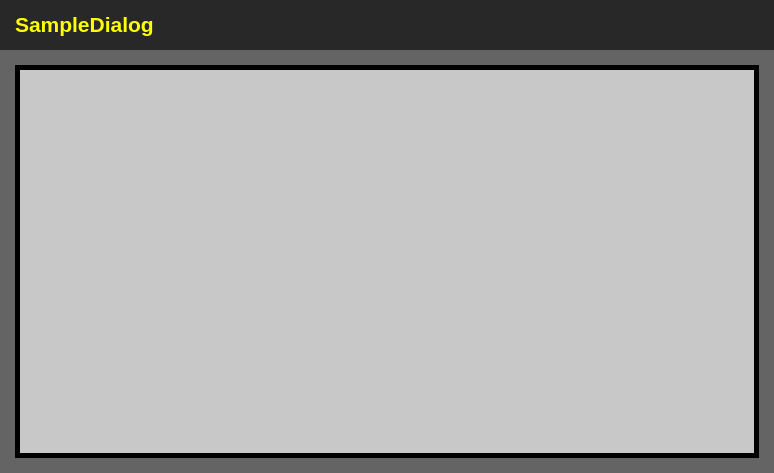
<?xml version="1.0" encoding="UTF-8"?>
<ui version="4.0">
 <class>Dialog1</class>
 <widget class="QDialog" name="Dialog1">
  <property name="geometry">
   <rect>
    <x>0</x>
    <y>0</y>
    <width>774</width>
    <height>473</height>
   </rect>
  </property>
  <property name="windowTitle">
   <string>Dialog</string>
  </property>
  <layout class="QVBoxLayout" name="verticalLayout" stretch="0,1">
   <property name="spacing">
    <number>0</number>
   </property>
   <property name="leftMargin">
    <number>0</number>
   </property>
   <property name="topMargin">
    <number>0</number>
   </property>
   <property name="rightMargin">
    <number>0</number>
   </property>
   <property name="bottomMargin">
    <number>0</number>
   </property>
   <item>
    <widget class="QWidget" name="widget" native="true">
     <property name="minimumSize">
      <size>
       <width>0</width>
       <height>50</height>
      </size>
     </property>
     <property name="styleSheet">
      <string notr="true">background:rgb(40,40,40);</string>
     </property>
     <layout class="QHBoxLayout" name="horizontalLayout" stretch="0,1,0,0,0">
      <property name="spacing">
       <number>5</number>
      </property>
      <property name="leftMargin">
       <number>15</number>
      </property>
      <property name="topMargin">
       <number>0</number>
      </property>
      <property name="rightMargin">
       <number>5</number>
      </property>
      <property name="bottomMargin">
       <number>0</number>
      </property>
      <item>
       <widget class="QLabel" name="label">
        <property name="sizePolicy">
         <sizepolicy hsizetype="Preferred" vsizetype="Fixed">
          <horstretch>0</horstretch>
          <verstretch>0</verstretch>
         </sizepolicy>
        </property>
        <property name="font">
         <font>
          <pointsize>16</pointsize>
          <weight>75</weight>
          <bold>true</bold>
         </font>
        </property>
        <property name="styleSheet">
         <string notr="true">color:yellow;</string>
        </property>
        <property name="text">
         <string>SampleDialog</string>
        </property>
       </widget>
      </item>
      <item>
       <spacer name="horizontalSpacer">
        <property name="orientation">
         <enum>Qt::Horizontal</enum>
        </property>
        <property name="sizeHint" stdset="0">
         <size>
          <width>591</width>
          <height>20</height>
         </size>
        </property>
       </spacer>
      </item>
      <item>
       <widget class="QToolButton" name="toolButton_3">
        <property name="styleSheet">
         <string notr="true">border:none;
outline:none;</string>
        </property>
        <property name="text">
         <string/>
        </property>
        <property name="icon">
         <iconset resource="resources/imageresources.qrc">
          <normaloff>:/images/f52d316e-8fc1-4600-af8f-44af88ba6416.png</normaloff>:/images/f52d316e-8fc1-4600-af8f-44af88ba6416.png</iconset>
        </property>
        <property name="iconSize">
         <size>
          <width>32</width>
          <height>32</height>
         </size>
        </property>
       </widget>
      </item>
      <item>
       <widget class="QToolButton" name="toolButton_2">
        <property name="styleSheet">
         <string notr="true">border:none;
outline:none;</string>
        </property>
        <property name="text">
         <string/>
        </property>
        <property name="icon">
         <iconset resource="resources/imageresources.qrc">
          <normaloff>:/images/242476d6-a274-4f73-9983-2733d47c07a7.png</normaloff>:/images/242476d6-a274-4f73-9983-2733d47c07a7.png</iconset>
        </property>
        <property name="iconSize">
         <size>
          <width>32</width>
          <height>32</height>
         </size>
        </property>
       </widget>
      </item>
      <item>
       <widget class="QToolButton" name="toolButton">
        <property name="styleSheet">
         <string notr="true">border:none;
outline:none;</string>
        </property>
        <property name="text">
         <string/>
        </property>
        <property name="icon">
         <iconset resource="resources/imageresources.qrc">
          <normaloff>:/images/097c5d0f-1ed8-4cdd-bd7b-911829b7d10b.png</normaloff>:/images/097c5d0f-1ed8-4cdd-bd7b-911829b7d10b.png</iconset>
        </property>
        <property name="iconSize">
         <size>
          <width>32</width>
          <height>32</height>
         </size>
        </property>
       </widget>
      </item>
     </layout>
    </widget>
   </item>
   <item>
    <widget class="QWidget" name="tableBase" native="true">
     <property name="styleSheet">
      <string notr="true">background:rgb(100,100,100);</string>
     </property>
     <layout class="QGridLayout" name="gridLayout">
      <property name="leftMargin">
       <number>15</number>
      </property>
      <property name="topMargin">
       <number>15</number>
      </property>
      <property name="rightMargin">
       <number>15</number>
      </property>
      <property name="bottomMargin">
       <number>15</number>
      </property>
      <property name="spacing">
       <number>0</number>
      </property>
      <item row="0" column="0">
       <widget class="QFrame" name="tableFrame">
        <property name="styleSheet">
         <string notr="true">border-style:solid;
border-color:black;
border-width:5px;</string>
        </property>
        <property name="frameShape">
         <enum>QFrame::StyledPanel</enum>
        </property>
        <property name="frameShadow">
         <enum>QFrame::Raised</enum>
        </property>
        <layout class="QGridLayout" name="gridLayout_2">
         <property name="leftMargin">
          <number>0</number>
         </property>
         <property name="topMargin">
          <number>0</number>
         </property>
         <property name="rightMargin">
          <number>0</number>
         </property>
         <property name="bottomMargin">
          <number>0</number>
         </property>
         <property name="spacing">
          <number>0</number>
         </property>
         <item row="0" column="0">
          <widget class="QTableWidget" name="m_table">
           <property name="sizePolicy">
            <sizepolicy hsizetype="Expanding" vsizetype="Expanding">
             <horstretch>0</horstretch>
             <verstretch>0</verstretch>
            </sizepolicy>
           </property>
           <property name="styleSheet">
            <string notr="true">QTableWidget{
background: rgb(200,200,200);
gridline-color: white;
color:black;
text-align: center;
selection-color:red;
height: 30px;

border:none;

text-align: center;
font-family: arial;
font-size: 12px;

selection-color:black;
}

QTableWidget::item:selected
{
}

QHeaderView{
color:white;
background: rgb(200,200,200);
border:none;
gridline-color: white;
}

QHeaderView::section
{
background-color:rgb(60,60,60);
border-style:solid;
border-color:white;
border-width:1px;
border-left: none;
border-top-style:none;
height: 30px;
text-align: center;
font-family: arial;
font-size: 12px;
}</string>
           </property>
           <property name="editTriggers">
            <set>QAbstractItemView::NoEditTriggers</set>
           </property>
           <property name="selectionMode">
            <enum>QAbstractItemView::ExtendedSelection</enum>
           </property>
           <property name="selectionBehavior">
            <enum>QAbstractItemView::SelectItems</enum>
           </property>
           <attribute name="horizontalHeaderStretchLastSection">
            <bool>true</bool>
           </attribute>
          </widget>
         </item>
        </layout>
       </widget>
      </item>
     </layout>
    </widget>
   </item>
  </layout>
 </widget>
 <resources>
  <include location="resources/imageresources.qrc"/>
 </resources>
 <connections/>
</ui>
